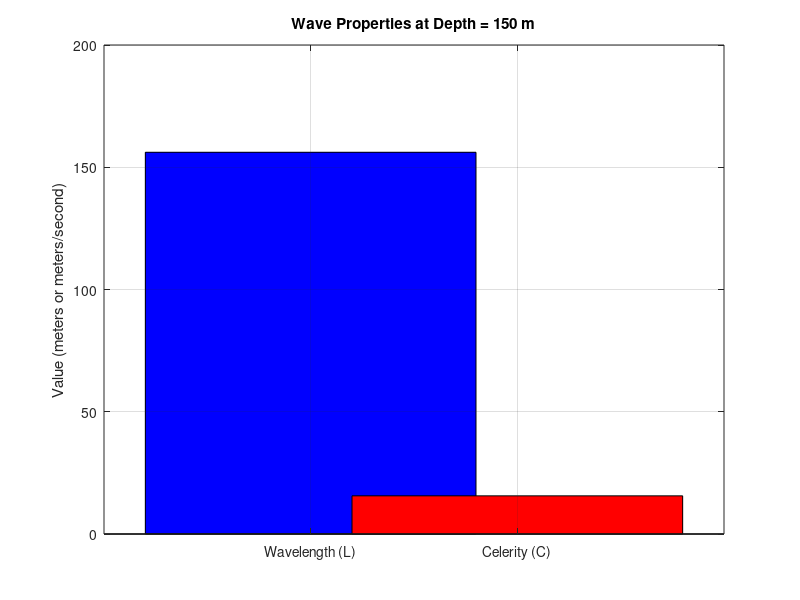

MATLAB code to generate this figure:
% Housekeeping
clear;
clc;

% Given constants
T = 10; % Wave period in seconds
g = 9.81; % Gravitational acceleration in m/s^2
d = 150; % Water depth in meters

% Initial guess for wavelength
L_old = (g * T^2) / (2 * pi); % Initial approximation for deep water
tolerance = 1e-6; % Convergence tolerance
max_iter = 100; % Maximum iterations
iteration = 0; % Initialize iteration counter

% Iterative calculation using while loop
while true
    % Update wavelength using the iterative equation
    L_new = (g * T^2) / (2 * pi) * tanh((2 * pi * d) / L_old);
    
    % Increment iteration counter
    iteration = iteration + 1;
    
    % Check convergence
    if abs(L_new - L_old) < tolerance
        fprintf('Converged after %d iterations: Wavelength = %.4f m\n', iteration, L_new);
        break;
    end
    
    % Update L_old for the next iteration
    L_old = L_new;
    
    % Check if maximum iterations reached
    if iteration >= max_iter
        fprintf('Solution did not converge after %d iterations.\n', max_iter);
        break;
    end
end

% Calculate Celerity (wave speed)
C = L_new / T;
fprintf('Celerity = %.4f m/s\n', C);

% Visualization
figure()
bar(1, L_new, 'FaceColor', 'b'); % Visualize Wavelength
hold on;
bar(2, C, 'FaceColor', 'r'); % Visualize Celerity
xticks([1 2])
xticklabels({'Wavelength (L)', 'Celerity (C)'})
ylabel('Value (meters or meters/second)')
title('Wave Properties at Depth = 150 m')
grid on;
